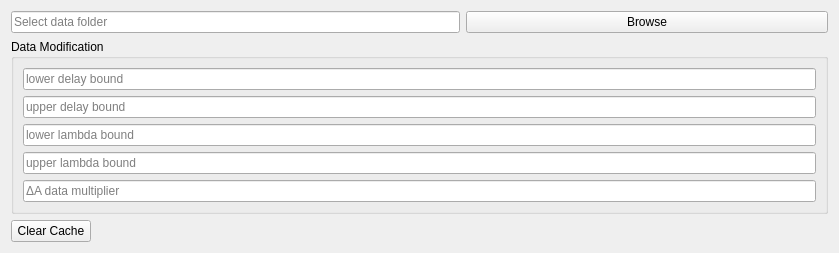
      <widget class="QWidget" name="Data">
       <attribute name="title">
        <string>Data</string>
       </attribute>
       <layout class="QGridLayout" name="gridLayout_4">
        <item row="0" column="0" colspan="2">
         <widget class="QLineEdit" name="Data_directory">
          <property name="toolTip">
           <string>&lt;html&gt;&lt;head/&gt;&lt;body&gt;&lt;p&gt;Displays the selected folder directory. &lt;/p&gt;&lt;p&gt;Copy and paste the folder directory of the data or use the &amp;quot;Browse&amp;quot; button on the right (recommended).&lt;/p&gt;&lt;/body&gt;&lt;/html&gt;</string>
          </property>
          <property name="placeholderText">
           <string>Select data folder</string>
          </property>
         </widget>
        </item>
        <item row="0" column="2">
         <widget class="QPushButton" name="Data_browse">
          <property name="toolTip">
           <string>&lt;html&gt;&lt;head/&gt;&lt;body&gt;&lt;p&gt;Press to select the folderpath, where the measurement data is located.&lt;/p&gt;&lt;p&gt;There should be three &lt;span style=&quot; font-style:italic;&quot;&gt;.txt &lt;/span&gt;files with &lt;span style=&quot; font-weight:600;&quot;&gt;spectra, delays &lt;/span&gt;and&lt;span style=&quot; font-weight:600;&quot;&gt; lambda &lt;/span&gt;in the filename.&lt;/p&gt;&lt;/body&gt;&lt;/html&gt;</string>
          </property>
          <property name="text">
           <string>Browse</string>
          </property>
         </widget>
        </item>
        <item row="1" column="0" colspan="3">
         <widget class="QGroupBox" name="Data_Modification">
          <property name="title">
           <string>Data Modification</string>
          </property>
          <layout class="QGridLayout" name="gridLayout_2">
           <item row="2" column="0">
            <widget class="QLineEdit" name="Data_wavelength_input_lb">
             <property name="toolTip">
              <string>&lt;html&gt;&lt;head/&gt;&lt;body&gt;&lt;p&gt;Set a lower bound for the wavelength spectrum to analyse. &lt;/p&gt;&lt;p&gt;If left empty resorts to a default value. [Default: 355 nm]&lt;/p&gt;&lt;/body&gt;&lt;/html&gt;</string>
             </property>
             <property name="placeholderText">
              <string>lower lambda bound</string>
             </property>
            </widget>
           </item>
           <item row="1" column="0">
            <widget class="QLineEdit" name="Data_delay_input_ub">
             <property name="toolTip">
              <string>&lt;html&gt;&lt;head/&gt;&lt;body&gt;&lt;p&gt;Set an upper bound for the time frame to analyse. &lt;/p&gt;&lt;p&gt;If left empty resorts to a default value. [Default: 3000 ps]&lt;/p&gt;&lt;/body&gt;&lt;/html&gt;</string>
             </property>
             <property name="placeholderText">
              <string>upper delay bound</string>
             </property>
            </widget>
           </item>
           <item row="3" column="0">
            <widget class="QLineEdit" name="Data_wavelength_input_ub">
             <property name="toolTip">
              <string>&lt;html&gt;&lt;head/&gt;&lt;body&gt;&lt;p&gt;Set a lower bound for the wavelength spectrum to analyse. &lt;/p&gt;&lt;p&gt;If left empty resorts to a default value. [Default: 800 nm]&lt;/p&gt;&lt;/body&gt;&lt;/html&gt;</string>
             </property>
             <property name="placeholderText">
              <string>upper lambda bound</string>
             </property>
            </widget>
           </item>
           <item row="0" column="0">
            <widget class="QLineEdit" name="Data_delay_input_lb">
             <property name="toolTip">
              <string>&lt;html&gt;&lt;head/&gt;&lt;body&gt;&lt;p&gt;Set a lower bound for the time frame to analyse. &lt;/p&gt;&lt;p&gt;If left empty resorts to a default value. [Default: 0.3 ps]&lt;/p&gt;&lt;/body&gt;&lt;/html&gt;</string>
             </property>
             <property name="placeholderText">
              <string>lower delay bound</string>
             </property>
            </widget>
           </item>
           <item row="4" column="0">
            <widget class="QLineEdit" name="Data_input_multiplier">
             <property name="toolTip">
              <string>&lt;html&gt;&lt;head/&gt;&lt;body&gt;&lt;p&gt;Set a multiplier for the absorption data.&lt;/p&gt;&lt;p&gt;If left empty, resorts to a default value. [Default: 1]&lt;/p&gt;&lt;/body&gt;&lt;/html&gt;</string>
             </property>
             <property name="placeholderText">
              <string>ΔA data multiplier</string>
             </property>
            </widget>
           </item>
          </layout>
         </widget>
        </item>
        <item row="2" column="0">
         <widget class="QPushButton" name="Data_clear_cache">
          <property name="text">
           <string>Clear Cache</string>
          </property>
         </widget>
        </item>
        <item row="2" column="1" colspan="2">
         <spacer name="spacer_clear_cache">
          <property name="orientation">
           <enum>Qt::Horizontal</enum>
          </property>
          <property name="sizeHint" stdset="0">
           <size>
            <width>731</width>
            <height>20</height>
           </size>
          </property>
         </spacer>
        </item>
       </layout>
      </widget>
